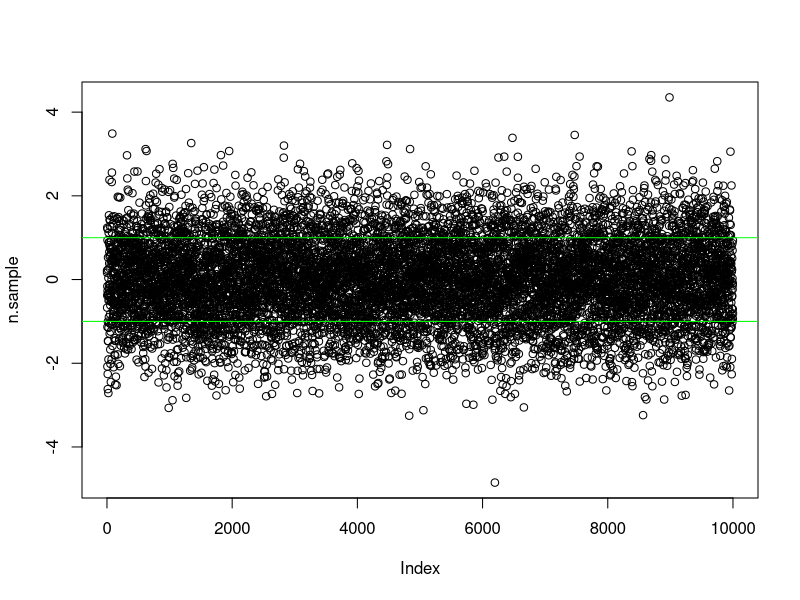

Reproduce this figure in R.
setwd('/HDD/Code/R/DataMining')

n <- 10000
n.sample <- rnorm(n, mean=0, sd=1)

# Quantity of numbers that falls between -1 and 1
percent <- sum((n.sample >= -1) & (n.sample <= 1)) / n

# Result
print(paste(
  percent * 100,
  "% falls between -1 and 1"
))

# Plot
plot(n.sample)
abline(h=1, col="green")
abline(h=-1, col="green")
